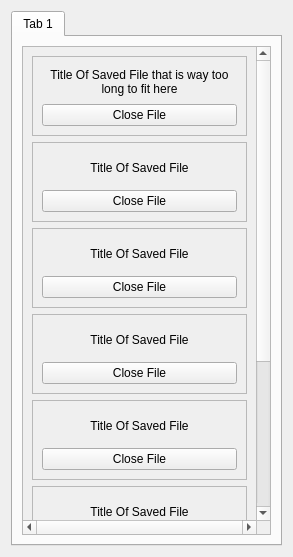
<?xml version="1.0" encoding="UTF-8"?>
<ui version="4.0">
 <class>Form</class>
 <widget class="QWidget" name="Form">
  <property name="geometry">
   <rect>
    <x>0</x>
    <y>0</y>
    <width>293</width>
    <height>557</height>
   </rect>
  </property>
  <property name="windowTitle">
   <string>Form</string>
  </property>
  <layout class="QVBoxLayout" name="verticalLayout_2">
   <item>
    <widget class="QTabWidget" name="tabWidget">
     <property name="sizePolicy">
      <sizepolicy hsizetype="Minimum" vsizetype="Minimum">
       <horstretch>0</horstretch>
       <verstretch>0</verstretch>
      </sizepolicy>
     </property>
     <property name="currentIndex">
      <number>0</number>
     </property>
     <widget class="QWidget" name="tab">
      <attribute name="title">
       <string>Tab 1</string>
      </attribute>
      <layout class="QVBoxLayout" name="verticalLayout_10">
       <item>
        <layout class="QHBoxLayout" name="tab_horiz_layout">
         <item>
          <widget class="QScrollArea" name="scroll_area">
           <property name="sizePolicy">
            <sizepolicy hsizetype="Minimum" vsizetype="Minimum">
             <horstretch>0</horstretch>
             <verstretch>0</verstretch>
            </sizepolicy>
           </property>
           <property name="verticalScrollBarPolicy">
            <enum>Qt::ScrollBarAlwaysOn</enum>
           </property>
           <property name="horizontalScrollBarPolicy">
            <enum>Qt::ScrollBarAlwaysOn</enum>
           </property>
           <property name="sizeAdjustPolicy">
            <enum>QAbstractScrollArea::AdjustToContents</enum>
           </property>
           <property name="widgetResizable">
            <bool>true</bool>
           </property>
           <widget class="QWidget" name="scroll_area_contents">
            <property name="geometry">
             <rect>
              <x>0</x>
              <y>0</y>
              <width>230</width>
              <height>700</height>
             </rect>
            </property>
            <layout class="QVBoxLayout" name="verticalLayout">
             <item>
              <widget class="QFrame" name="frame_3">
               <property name="minimumSize">
                <size>
                 <width>0</width>
                 <height>80</height>
                </size>
               </property>
               <property name="maximumSize">
                <size>
                 <width>250</width>
                 <height>100</height>
                </size>
               </property>
               <property name="frameShape">
                <enum>QFrame::StyledPanel</enum>
               </property>
               <property name="frameShadow">
                <enum>QFrame::Raised</enum>
               </property>
               <layout class="QVBoxLayout" name="verticalLayout_13">
                <item>
                 <widget class="QLabel" name="label_10">
                  <property name="text">
                   <string>Title Of Saved File that is way too long to fit here</string>
                  </property>
                  <property name="alignment">
                   <set>Qt::AlignCenter</set>
                  </property>
                  <property name="wordWrap">
                   <bool>true</bool>
                  </property>
                 </widget>
                </item>
                <item>
                 <widget class="QPushButton" name="pushButton_10">
                  <property name="text">
                   <string>Close File</string>
                  </property>
                 </widget>
                </item>
               </layout>
              </widget>
             </item>
             <item>
              <widget class="QFrame" name="frame_2">
               <property name="minimumSize">
                <size>
                 <width>0</width>
                 <height>80</height>
                </size>
               </property>
               <property name="maximumSize">
                <size>
                 <width>250</width>
                 <height>100</height>
                </size>
               </property>
               <property name="frameShape">
                <enum>QFrame::StyledPanel</enum>
               </property>
               <property name="frameShadow">
                <enum>QFrame::Raised</enum>
               </property>
               <layout class="QVBoxLayout" name="verticalLayout_12">
                <item>
                 <widget class="QLabel" name="label_9">
                  <property name="text">
                   <string>Title Of Saved File</string>
                  </property>
                  <property name="alignment">
                   <set>Qt::AlignCenter</set>
                  </property>
                 </widget>
                </item>
                <item>
                 <widget class="QPushButton" name="pushButton_9">
                  <property name="text">
                   <string>Close File</string>
                  </property>
                 </widget>
                </item>
               </layout>
              </widget>
             </item>
             <item>
              <widget class="QFrame" name="frame">
               <property name="minimumSize">
                <size>
                 <width>0</width>
                 <height>80</height>
                </size>
               </property>
               <property name="maximumSize">
                <size>
                 <width>250</width>
                 <height>100</height>
                </size>
               </property>
               <property name="frameShape">
                <enum>QFrame::StyledPanel</enum>
               </property>
               <property name="frameShadow">
                <enum>QFrame::Raised</enum>
               </property>
               <layout class="QVBoxLayout" name="verticalLayout_3">
                <item>
                 <widget class="QLabel" name="label">
                  <property name="text">
                   <string>Title Of Saved File</string>
                  </property>
                  <property name="alignment">
                   <set>Qt::AlignCenter</set>
                  </property>
                 </widget>
                </item>
                <item>
                 <widget class="QPushButton" name="pushButton">
                  <property name="text">
                   <string>Close File</string>
                  </property>
                 </widget>
                </item>
               </layout>
              </widget>
             </item>
             <item>
              <widget class="QFrame" name="frame_4">
               <property name="minimumSize">
                <size>
                 <width>0</width>
                 <height>80</height>
                </size>
               </property>
               <property name="maximumSize">
                <size>
                 <width>250</width>
                 <height>100</height>
                </size>
               </property>
               <property name="frameShape">
                <enum>QFrame::StyledPanel</enum>
               </property>
               <property name="frameShadow">
                <enum>QFrame::Raised</enum>
               </property>
               <layout class="QVBoxLayout" name="verticalLayout_14">
                <item>
                 <widget class="QLabel" name="label_11">
                  <property name="text">
                   <string>Title Of Saved File</string>
                  </property>
                  <property name="alignment">
                   <set>Qt::AlignCenter</set>
                  </property>
                 </widget>
                </item>
                <item>
                 <widget class="QPushButton" name="pushButton_11">
                  <property name="text">
                   <string>Close File</string>
                  </property>
                 </widget>
                </item>
               </layout>
              </widget>
             </item>
             <item>
              <widget class="QFrame" name="frame_8">
               <property name="minimumSize">
                <size>
                 <width>0</width>
                 <height>80</height>
                </size>
               </property>
               <property name="maximumSize">
                <size>
                 <width>250</width>
                 <height>100</height>
                </size>
               </property>
               <property name="frameShape">
                <enum>QFrame::StyledPanel</enum>
               </property>
               <property name="frameShadow">
                <enum>QFrame::Raised</enum>
               </property>
               <layout class="QVBoxLayout" name="verticalLayout_18">
                <item>
                 <widget class="QLabel" name="label_15">
                  <property name="text">
                   <string>Title Of Saved File</string>
                  </property>
                  <property name="alignment">
                   <set>Qt::AlignCenter</set>
                  </property>
                 </widget>
                </item>
                <item>
                 <widget class="QPushButton" name="pushButton_15">
                  <property name="text">
                   <string>Close File</string>
                  </property>
                 </widget>
                </item>
               </layout>
              </widget>
             </item>
             <item>
              <widget class="QFrame" name="frame_7">
               <property name="minimumSize">
                <size>
                 <width>0</width>
                 <height>80</height>
                </size>
               </property>
               <property name="maximumSize">
                <size>
                 <width>250</width>
                 <height>100</height>
                </size>
               </property>
               <property name="frameShape">
                <enum>QFrame::StyledPanel</enum>
               </property>
               <property name="frameShadow">
                <enum>QFrame::Raised</enum>
               </property>
               <layout class="QVBoxLayout" name="verticalLayout_17">
                <item>
                 <widget class="QLabel" name="label_14">
                  <property name="text">
                   <string>Title Of Saved File</string>
                  </property>
                  <property name="alignment">
                   <set>Qt::AlignCenter</set>
                  </property>
                 </widget>
                </item>
                <item>
                 <widget class="QPushButton" name="pushButton_14">
                  <property name="text">
                   <string>Close File</string>
                  </property>
                 </widget>
                </item>
               </layout>
              </widget>
             </item>
             <item>
              <widget class="QFrame" name="frame_6">
               <property name="minimumSize">
                <size>
                 <width>0</width>
                 <height>80</height>
                </size>
               </property>
               <property name="maximumSize">
                <size>
                 <width>250</width>
                 <height>100</height>
                </size>
               </property>
               <property name="frameShape">
                <enum>QFrame::StyledPanel</enum>
               </property>
               <property name="frameShadow">
                <enum>QFrame::Raised</enum>
               </property>
               <layout class="QVBoxLayout" name="verticalLayout_16">
                <item>
                 <widget class="QLabel" name="label_13">
                  <property name="text">
                   <string>Title Of Saved File</string>
                  </property>
                  <property name="alignment">
                   <set>Qt::AlignCenter</set>
                  </property>
                 </widget>
                </item>
                <item>
                 <widget class="QPushButton" name="pushButton_13">
                  <property name="text">
                   <string>Close File</string>
                  </property>
                 </widget>
                </item>
               </layout>
              </widget>
             </item>
             <item>
              <widget class="QFrame" name="frame_5">
               <property name="minimumSize">
                <size>
                 <width>0</width>
                 <height>80</height>
                </size>
               </property>
               <property name="maximumSize">
                <size>
                 <width>250</width>
                 <height>100</height>
                </size>
               </property>
               <property name="frameShape">
                <enum>QFrame::StyledPanel</enum>
               </property>
               <property name="frameShadow">
                <enum>QFrame::Raised</enum>
               </property>
               <layout class="QVBoxLayout" name="verticalLayout_15">
                <item>
                 <widget class="QLabel" name="label_12">
                  <property name="text">
                   <string>Title Of Saved File</string>
                  </property>
                  <property name="alignment">
                   <set>Qt::AlignCenter</set>
                  </property>
                 </widget>
                </item>
                <item>
                 <widget class="QPushButton" name="pushButton_12">
                  <property name="text">
                   <string>Close File</string>
                  </property>
                 </widget>
                </item>
               </layout>
              </widget>
             </item>
            </layout>
           </widget>
          </widget>
         </item>
        </layout>
       </item>
      </layout>
     </widget>
    </widget>
   </item>
  </layout>
 </widget>
 <resources/>
 <connections/>
</ui>
